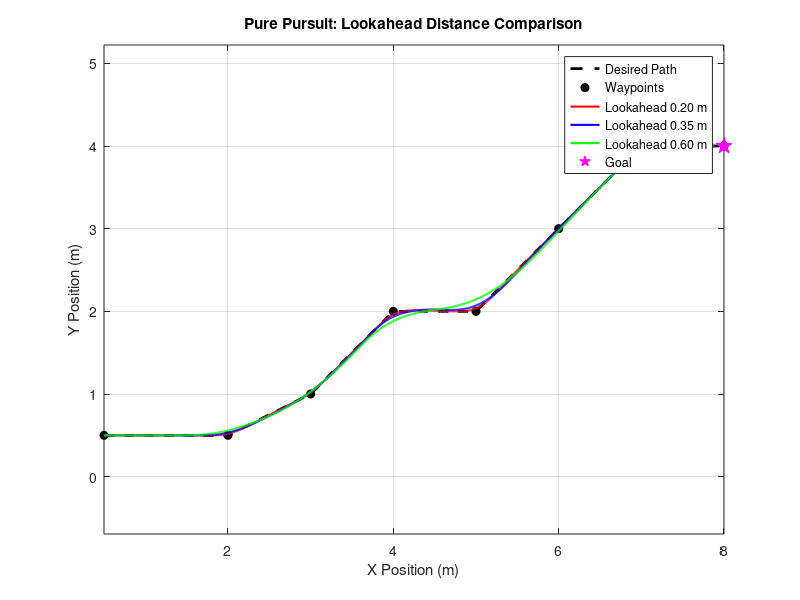
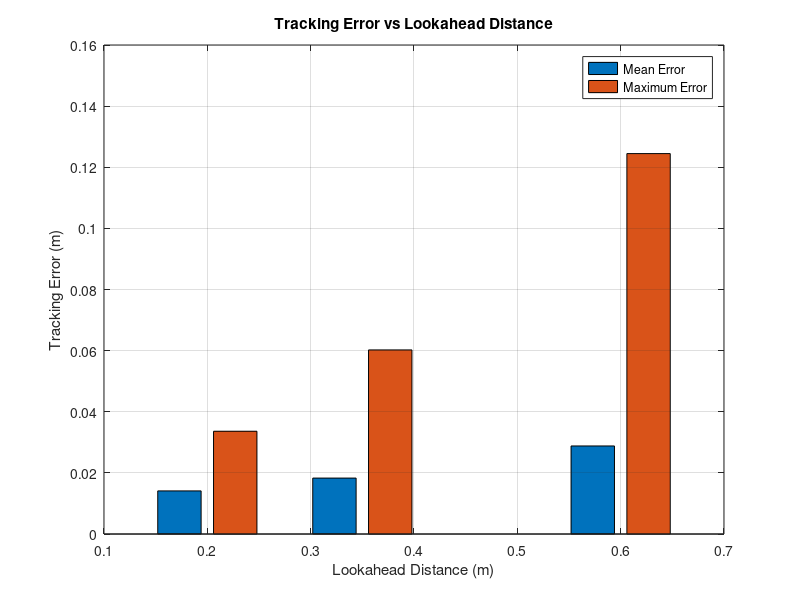

These charts were generated, in order, by the following MATLAB code: (Note: this script raises an error after producing the figures.)

clc;
clear;
close all;

%% Experiment 08: Pure Pursuit Lookahead Comparison

% Robot parameters
linearSpeed = 0.15;
wheelBase = 0.18;

% Simulation parameters
dt = 0.05;
maxTime = 100;
maxSteps = round(maxTime / dt);
goalTolerance = 0.12;

% Lookahead values to compare
lookaheadValues = [0.20, 0.35, 0.60];

%% Define desired path

waypoints = [
    0.5, 0.5;
    2.0, 0.5;
    3.0, 1.0;
    4.0, 2.0;
    5.0, 2.0;
    6.0, 3.0;
    7.0, 4.0;
    8.0, 4.0
];

pathDistance = [0; cumsum(sqrt(sum(diff(waypoints).^2, 2)))];

fineDistance = (0:0.05:pathDistance(end))';

pathX = interp1(pathDistance, waypoints(:,1), ...
    fineDistance, 'linear');

pathY = interp1(pathDistance, waypoints(:,2), ...
    fineDistance, 'linear');

path = [pathX, pathY];
goalPosition = waypoints(end,:);

%% Storage for results

numTests = numel(lookaheadValues);

allTrajectories = cell(numTests,1);
meanErrors = zeros(numTests,1);
maxErrors = zeros(numTests,1);
completionTimes = NaN(numTests,1);
finalPositions = zeros(numTests,2);
goalReached = false(numTests,1);

%% Run each test

for test = 1:numTests

    lookaheadDistance = lookaheadValues(test);

    % Initial pose [x, y, heading]
    pose = [waypoints(1,:), 0];

    history = zeros(maxSteps + 1,3);
    history(1,:) = pose;
    stepsTaken = 0;

    for step = 1:maxSteps

        % Find nearest path point
        distances = sqrt(sum((path - pose(1:2)).^2,2));
        [~, nearestIndex] = min(distances);

        % Find target at the lookahead distance
        targetIndex = nearestIndex;

        while targetIndex < size(path,1)

            targetDistance = norm( ...
                path(targetIndex,:) - pose(1:2));

            if targetDistance >= lookaheadDistance
                break;
            end

            targetIndex = targetIndex + 1;
        end

        % Check goal condition
        goalDistance = norm(goalPosition - pose(1:2));

        if goalDistance < goalTolerance
            goalReached(test) = true;
            completionTimes(test) = (step - 1) * dt;
            break;
        end

        % Calculate heading error
        target = path(targetIndex,:);

        dx = target(1) - pose(1);
        dy = target(2) - pose(2);

        alpha = atan2(dy,dx) - pose(3);
        alpha = atan2(sin(alpha),cos(alpha));

        % Pure Pursuit curvature
        actualLookahead = max( ...
            norm(target - pose(1:2)), 0.001);

        curvature = 2 * sin(alpha) / actualLookahead;
        angularSpeed = linearSpeed * curvature;

        % Differential-drive wheel speeds
        leftSpeed = linearSpeed - ...
            angularSpeed * wheelBase / 2;

        rightSpeed = linearSpeed + ...
            angularSpeed * wheelBase / 2;

        % Robot kinematics
        actualLinearSpeed = (rightSpeed + leftSpeed) / 2;
        actualAngularSpeed = (rightSpeed - leftSpeed) / wheelBase;

        pose(1) = pose(1) + ...
            actualLinearSpeed * cos(pose(3)) * dt;

        pose(2) = pose(2) + ...
            actualLinearSpeed * sin(pose(3)) * dt;

        pose(3) = pose(3) + actualAngularSpeed * dt;

        history(step + 1,:) = pose;
        stepsTaken = step;
    end

    if ~goalReached(test)
        stepsTaken = maxSteps;
    end

    history = history(1:stepsTaken + 1,:);
    allTrajectories{test} = history;
    finalPositions(test,:) = pose(1:2);

    % Calculate tracking error
    errors = zeros(size(history,1),1);

    for i = 1:size(history,1)
        distances = sqrt(sum( ...
            (path - history(i,1:2)).^2,2));

        errors(i) = min(distances);
    end

    meanErrors(test) = mean(errors);
    maxErrors(test) = max(errors);
end

%% Plot all trajectories

figure;
plot(path(:,1),path(:,2),'k--','LineWidth',2);
hold on;

plot(waypoints(:,1),waypoints(:,2), ...
    'ko','MarkerFaceColor','k');

plot(allTrajectories{1}(:,1),allTrajectories{1}(:,2), ...
    'r-','LineWidth',1.5);

plot(allTrajectories{2}(:,1),allTrajectories{2}(:,2), ...
    'b-','LineWidth',1.5);

plot(allTrajectories{3}(:,1),allTrajectories{3}(:,2), ...
    'g-','LineWidth',1.5);

plot(goalPosition(1),goalPosition(2), ...
    'mp','MarkerFaceColor','m','MarkerSize',12);

xlabel('X Position (m)');
ylabel('Y Position (m)');
title('Pure Pursuit: Lookahead Distance Comparison');

legend('Desired Path','Waypoints', ...
    'Lookahead 0.20 m','Lookahead 0.35 m', ...
    'Lookahead 0.60 m','Goal', ...
    'Location','best');

axis equal;
grid on;
hold off;

%% Plot mean and maximum tracking errors

figure;

bar(lookaheadValues, [meanErrors, maxErrors]);
xlabel('Lookahead Distance (m)');
ylabel('Tracking Error (m)');
title('Tracking Error vs Lookahead Distance');

legend('Mean Error','Maximum Error','Location','best');
grid on;

%% Display comparison table

results = table(lookaheadValues',goalReached, ...
    completionTimes,meanErrors,maxErrors, ...
    finalPositions(:,1),finalPositions(:,2), ...
    'VariableNames',{'Lookahead_m','GoalReached', ...
    'Time_s','MeanError_m','MaxError_m', ...
    'FinalX_m','FinalY_m'});

disp(' ');
disp('Experiment 08: Lookahead Comparison Results');
disp(results);
